Frame 1 (no input): blank canvas, image omitted
Frame 60 (the mouse pressed at the canvas centre just before this capture): blank canvas, image omitted
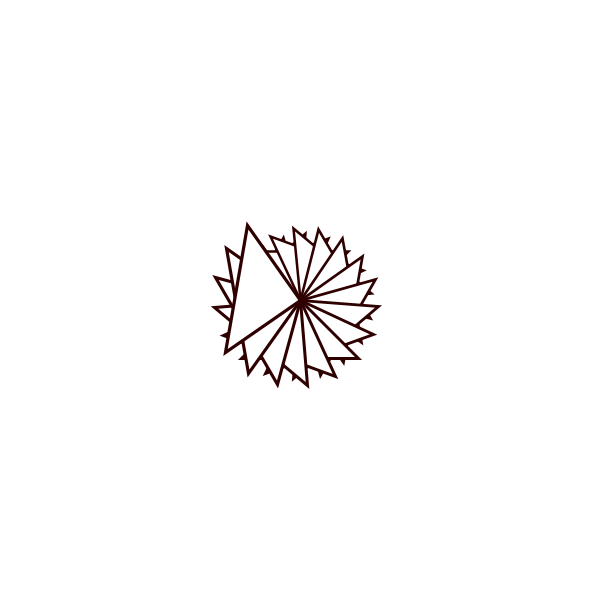
Frame 120 (the mouse held since frame 60 and released just before this capture)

The Processing sketch whose frames 1 and 60 were blank and that drew this single picture after the mouse press (run headless with seeded random() and noise(); from frame 60 on, the mouse is pressed at the canvas centre):

// Processing sketch: processing_102294
// ── processing_102294.pde

int maxnumofclicks = 256;
Position [] click = new Position[maxnumofclicks];
int rotateAngle = 0;
float scaleFactor = 1;

void setup() {
  size(600, 600);
  background(255);
  // Initialize each object of class Position
  for (int Index = 0;Index<click.length;Index++) {
    click[Index] = new Position(0, 0, 0, true);
  }
  frameRate(5); // Change the frame rate to 5 frames/sec
}

void draw() {

  // Scan through each click object
  for (int index = 0;index<maxnumofclicks;index++) {

    // See if the object is being currently used
    if (!click[index].Available()) {

      //println(click[index].XPosition()+" "+click[index].YPosition());
      pushMatrix(); // limit transfrom shape to single shape
      translate(click[index].XPosition(), click[index].YPosition()); // Move to the new origin
      scale(click[index].shape.getScaleFactor()); // Scale 
      rotate(radians(click[index].shape.getRotateAngle())); // Rotate
      //Draw a triangle at the point the click was registered
      stroke(click[index].shape.getShapeColor()); // Change the stroke color
      triangle(0, 0, -20.0, 20, 20, 20); // draw triangle
      //rect(0,0,10,10); // draw square
      //ellipse(10,10,10,10);
      
      popMatrix();

      click[index].shape.incrementRotateAngle(20); // Increment the angle for the shape
      click[index].shape.changeScaleFactor(1.02); // Increment the scale
    }
  }
}

void mousePressed() {

  boolean found = false;
  color borderColor;
  int Red = 0;
  int Green = 0;
  int Blue = 0;

  for (int Index = 0;Index<maxnumofclicks;Index++) {

    if (click[Index].Available()) {

      click[Index].setXPosition(mouseX); // Save the mouse x position 
      click[Index].setYPosition(mouseY); // Save the mouse y position
      click[Index].setAvailable(false); // Set the position availability to false
      found = true; // We found an empty position set found to true
      Red = (int)map((int)dist(mouseX,mouseY,width/2,height/2),5,width/2,50,255);
      borderColor = color(Red,Green,Blue);
      click[Index].shape.setShapeColor(borderColor); // set the shape color
    }
    if (found) break; // Found! get out of the loop
  }
}

class Position {

  private int x;
  private int y;
  private int rotateCount;
  private boolean available;
  
  Shape shape = new Shape(255,0,0,1);

  Position(int xPosition, int yPosition, int rCount,boolean avail) {
    x = xPosition;
    y = yPosition;
    rotateCount = rCount;
    available = avail;
  }

  public int XPosition(){return x;}

  public void setXPosition(int xposition) {x = xposition;}
  
  public int YPosition(){return y;}

  public void setYPosition(int yposition) {y = yposition;}
  
  public int rotateCount(){return rotateCount;}
  
  public void setrotateCount(int rCount) {rotateCount = rCount;}
  
  public void setAvailable(boolean availability) {available = availability;}
  
  public boolean Available() {return available;} 
}

class Shape {

  private color shapeColor;
  private int rotateCount;
  private int rotateAngle;
  private float scaleFactor;


  Shape(color shapeCol, int rCount, int rAngle, float sFactor) {
    shapeColor = shapeCol;
    rotateCount = rCount;
    rotateAngle = rAngle;
    scaleFactor = sFactor;
  }

  public color getShapeColor() {
    return shapeColor;
  }
  public int getRotateCount() {
    return rotateCount;
  }
  public int getRotateAngle() {
    return rotateAngle;
  }
  public float getScaleFactor(){
    return scaleFactor;
  }
  public void setShapeColor(color col) {
    shapeColor = col;
  }
  public void setRotateCount(int rCount) {
    rotateCount = rCount;
  }
  public void setRotateAngle(int rAngle) {
    rotateAngle = rAngle;
  }
  public void setScaleFactor(int sFactor) {
    scaleFactor = sFactor;
  }
  public void incrementRotateAngle(int Angle){
   rotateAngle +=20; 
  }
  public void changeScaleFactor(float scaleChange){
   scaleFactor *= scaleChange; 
  }
}
